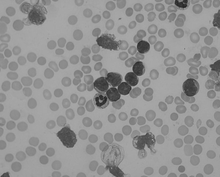
%> input picture HW4/blood_cells.bmp, 220 x 177 px, shrunk from 836 x 672 before the run
$ octave --eval "result = thinning_pre_processing(imread('../HW4/blood_cells.bmp'));"   (GNU Octave 9; MATLAB toolbox functions it lacks are replaced by stand-ins)
%> lines starting %> are read from the running program, lines starting %| are printed output that depends on the picture; in (x1, y1, x2, y2) boxes, pixels count from 0 and x2, y2 are one past the last pixel; in counts of white or black regions, pixels touching at a corner belong together; the program's own positions count from 1
### HW3/dilation.m
%% ------------------------------------------------------------------------%
% EE 569 Homework #3
% Date: Nov. 1, 2015
% Name: Faiyadh Shahid
% ID: 4054-4699-70
% Email: fshahid@usc.edu
%------------------------------------------------------------------------%
function image_dilated = dilation(input_image, window_size)

[row,col,dim] = size(input_image);
mid1 = (window_size-1)/2;
mid2 = (window_size+1)/2;
%% Boundary Extension
extended_img = double(zeros(row+(window_size-1),col+(window_size-1)));
for m = 1:row
    for n = 1:col
        extended_img(m+(window_size-1)/2,n+(window_size-1)/2) = input_image(m,n);
    end
end

% Extend top & bottom rows
for i = 1:mid1
    for j = 1:col+(window_size-1)
        extended_img(i,j) = extended_img((window_size-1)+i,j); %top
    end
end
for i = 1:mid1
    for j = 1:col+(window_size-1)
        extended_img(row+(mid1)+i,j) = extended_img(row+(mid1)-i+1,j); %bottom
    end
end

% Extend left & right columns
for j = 1:mid1
    for i = 1:row
        extended_img(i+(mid1),j) = input_image(i,(mid2)-j); % left
    end
end
for j = 1:mid1
    for i = 1:row
        extended_img(i+(mid1),col+(mid1)+j) = input_image(i,col-(mid1)+j); %right
    end
end

%% Dilation operation
image_dilated = uint8(zeros(row,col));
checker = zeros(window_size,window_size);

for r = 1:row
    for c = 1:col
        for i = 1:window_size
            for j = 1:window_size
                checker(i,j) = extended_img((r+(mid1))-(mid2)+i,(c+(mid1))-(mid2)+j);
            end
        end
                image_dilated(r,c) = max(max(checker));
    end
end
end

### HW3/extension.m
%%%%%%%%%%%%%%%%%%%%%%%%%%%%%%%%%%%%%%%%%%%%%%%%%%%%%%%%%%%%
% EE 569 Homework #3
% Date: Nov. 1, 2015
% Name: Faiyadh Shahid
% ID: 4054-4699-70
% Email: fshahid@usc.edu
%------------------------------------------------------------------------%
function extendedChannel = extension(Channel,Windowsize)

[row col dim]=size(Channel);
ext=(Windowsize-1)/2;
extendedChannel = zeros(row+2*ext,col+2*ext);

for r=1:row
    for c=1:col
        extendedChannel(r+ext,c+ext)=Channel(r,c);
    end
end

%Top
for i=1:ext
    for c=1:col
        extendedChannel(i,c+ext)=Channel(ext+1-i,c);
    end
end

%Bottom
for i=row-ext+1:row
    for c=1:col
        extendedChannel(ext+2*row-i+1,c+ext)=Channel(i,c);
    end
end

%Left
for i=1:ext
    for r=1:row
        extendedChannel(r+ext,i)=Channel(r,ext+1-i);
    end
end

%Right
for i=col-ext+1:col
    for r=1:row
        extendedChannel(r+ext,ext+2*col-i+1)=Channel(r,i);
    end
end

%Null Spaces
extendedChannel(1:ext,1:ext)=Channel(1:ext,1:ext);
extendedChannel(1:ext,col+ext+1:col+2*ext)=Channel(1:ext,col-ext+1:col);
extendedChannel(row+ext+1:row+2*ext,1:ext)=Channel(row-ext+1:row,1:ext);
extendedChannel(row+ext+1:row+2*ext,col+ext+1:col+2*ext)=Channel(row-ext+1:row,col-ext+1:col);

### HW3/gaussianFilter3.m
%%%%%%%%%%%%%%%%%%%%%%%%%%%%%%%%%%%%%%%%%%%%%%%%%%%%%%%%%%%%
% EE 569 Homework #3
% Date: Nov. 1, 2015
% Name: Faiyadh Shahid
% ID: 4054-4699-70
% Email: fshahid@usc.edu
%------------------------------------------------------------------------%
function [ Channel_Filtered] = gaussianFilter3(CHANNEL)
% WINDOWSIZE should be the length of the entire window, such as
% 3x3 should be written as 9.

% Necessary Parameters

extendedChannel = extension(CHANNEL,3);
Channel_Filtered = zeros(size(extendedChannel));

% [22 lines of commented-out code are left out]

 for r= 1:size(extendedChannel,1)-2
    for c=1:size(extendedChannel,2)-2
        window=zeros(9,1);
        count=1;
        sum =0;
        for i=1:3
            for j=1:3
                window(count)=extendedChannel(r+i-1,c+j-1);
                sum = sum + window(count);
                count=count+1;
            end
        end
        meanValue=floor(sum/(9));
        Channel_Filtered(r,c)=meanValue;
    end
 end
 Channel_Filtered = uint8(Channel_Filtered(2:size(CHANNEL,1)+1,2:size(CHANNEL,2)+1));
end

### HW3/thinning_pre_processing.m
%% ------------------------------------------------------------------------%
% EE 569 Homework #3
% Date: Nov. 1, 2015
% Name: Faiyadh Shahid
% ID: 4054-4699-70
% Email: fshahid@usc.edu
%------------------------------------------------------------------------%

function preprocessed_image = thinning_pre_processing( input_image )

filled_image = dilation(input_image,3);
%> after the loop in dilation, `for i = 1:mid1`: extended_img: size 179x222 double; min 0, max 180, mean 144.8
%> after the loop in dilation, `for i = 1:mid1`: extended_img: size 179x222 double; min 0, max 180, mean 145.6
%> after the loop in dilation, `for j = 1:mid1`: extended_img: size 179x222 double; min 0, max 180, mean 146.3
%> after the loop in dilation, `for j = 1:mid1`: extended_img: size 179x222 double; min 0, max 180, mean 146.9
%> after the loop in dilation, `for r = 1:row`: checker = [160 157 157; 159 158 158; 159 158 0]
filled_image = dilation(filled_image,3);
%> call 2 of dilation, with window_size = 3
%> after the loop in dilation (call 2), `for i = 1:mid1`: extended_img: size 179x222 double; min 0, max 180, mean 153.1
%> after the loop in dilation (call 2), `for i = 1:mid1`: extended_img: size 179x222 double; min 0, max 180, mean 153.9
%> after the loop in dilation (call 2), `for j = 1:mid1`: extended_img: size 179x222 double; min 0, max 180, mean 154.6
%> after the loop in dilation (call 2), `for j = 1:mid1`: extended_img: size 179x222 double; min 0, max 180, mean 155.2
%> after the loop in dilation (call 2), `for r = 1:row`:
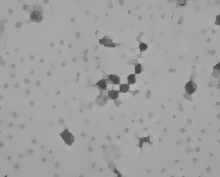
%> image_dilated: size 177x220 uint8; min 65, max 180, mean 160.1
%> after the loop in dilation (call 2), `for r = 1:row`: checker = [160 160 160; 160 160 160; 160 160 0]

smoothened_image = gaussianFilter3(filled_image);
%> after the loop in extension, `for i=1:ext`: extendedChannel: size 179x222 double; min 0, max 180, mean 157.8
%> after the loop in extension, `for i=row-ext+1:row`: extendedChannel: size 179x222 double; min 0, max 180, mean 158.7
%> after the loop in extension, `for i=1:ext`: extendedChannel: size 179x222 double; min 0, max 180, mean 159.4
%> after the loop in extension, `for i=col-ext+1:col`: extendedChannel: size 179x222 double; min 0, max 180, mean 160
%> in extension, `extendedChannel(1:ext,1:ext)=Channel(1:ext,1:ext);`: extendedChannel: size 179x222 double; min 0, max 180, mean 160; mean of the top-left, top-right, bottom-left and bottom-right quarters 160.9, 159.2, 160.2, 159.9
%> in extension, `extendedChannel(row+ext+1:row+2*ext,col+ext+1:col+2*ext)=Channel(row-e..`: extendedChannel: size 179x222 double; min 65, max 180, mean 160
%> after the loop in gaussianFilter3, `for r= 1:size(extendedChannel,1)-2`: window = [160; 160; 160; 160; 160; 160; 160; 160; 160]
smoothened_image = gaussianFilter3(smoothened_image);
%> call 2 of extension, with Windowsize = 3
%> after the loop in extension (call 2), `for i=1:ext`: extendedChannel: size 179x222 double; min 0, max 180, mean 155.9
%> after the loop in extension (call 2), `for i=1:ext`:
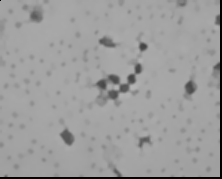
%> extendedChannel: size 179x222 double; min 0, max 180, mean 156.6; mean of the top-left, top-right, bottom-left and bottom-right quarters 160.5, 156.2, 156.3, 153.4
%> in extension (call 2), `extendedChannel(1:ext,1:ext)=Channel(1:ext,1:ext);`: extendedChannel: size 179x222 double; under 0.01% of pixels changed, all inside (x1, y1, x2, y2) = (0, 0, 1, 1)
%> after the loop in gaussianFilter3 (call 2), `for r= 1:size(extendedChannel,1)-2`:
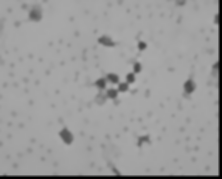
%> Channel_Filtered: size 179x222 double; min 0, max 180, mean 154.6; mean of the top-left, top-right, bottom-left and bottom-right quarters 160.1, 154.3, 154.1, 150.1
%> after the loop in gaussianFilter3 (call 2), `for r= 1:size(extendedChannel,1)-2`: window = [160; 0; 0; 0; 0; 0; 0; 0; 0]
% smoothened_image = gaussianFilter3(smoothened_image);

figure; imshow(logical(smoothened_image));title('Smoothened image 01');

Dilated_image = erosion(smoothened_image,3);

preprocessed_image = imdilate(Dilated_image,strel('line',11,7));
figure; imshow(preprocessed_image);title('MATLAB dilation image');

end

function image_eroded = erosion(input_image, window_size)

[row,col,dim] = size(input_image);
mid1 = (window_size-1)/2;
mid2 = (window_size+1)/2;
%% Boundary Extension
extended_img = zeros(row+(window_size-1),col+(window_size-1));
for r = 1:row
    for c = 1:col
        extended_img(r+mid1,c+mid1) = input_image(r,c);
    end
end

% Extend top & bottom rows
for i = 1:mid1
    for j = 1:col+(window_size-1)
        extended_img(i,j) = extended_img((window_size-1)+i,j); %top
    end
end
for i = 1:mid1
    for j = 1:col+(window_size-1)
        extended_img(row+(mid1)+i,j) = extended_img(row+(mid1)-i+1,j); %bottom
    end
end

% Extend left & right columns
for j = 1:mid1
    for i = 1:row
        extended_img(i+(mid1),j) = input_image(i,(mid2)-j); % left
    end
end
for j = 1:mid1
    for i = 1:row
        extended_img(i+(mid1),col+(mid1)+j) = input_image(i,col-(mid1)+j); % right
    end
end

%% Erosion operation
image_eroded = uint8(zeros(row,col));
checker = zeros(window_size,window_size);

for r = 1:row
    for c = 1:col
        for i = 1:window_size
            for j = 1:window_size
                checker(i,j) = extended_img((r+(mid1))-(mid2)+i,(c+(mid1))-(mid2)+j);
            end
        end
                image_eroded(r,c) = min(min(checker));
    end
end
end
%> in thinning_pre_processing, `imshow(logical(smoothened_image))`:
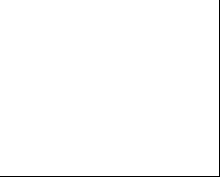
%> displayed picture: size 177x220 logical; 99% white; black in thin lines or dots
%> after the loop in erosion, `for i = 1:mid1`: extended_img: size 179x222 double; min 0, max 180, mean 153.9; mean of the top-left, top-right, bottom-left and bottom-right quarters 158.7, 154.3, 152.7, 150.1
%> after the loop in erosion, `for j = 1:mid1`:
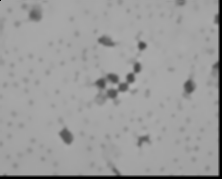
%> extended_img: size 179x222 double; min 0, max 180, mean 154.6; mean of the top-left, top-right, bottom-left and bottom-right quarters 160.1, 154.3, 154.1, 150.1
%> after the loop in erosion, `for r = 1:row`:
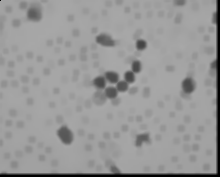
%> image_eroded: size 177x220 uint8; min 0, max 175, mean 151.7
%> after the loop in erosion, `for r = 1:row`: checker = [17 0 0; 0 0 0; 0 0 0]
%> in thinning_pre_processing, `preprocessed_image = imdilate(Dilated_image,strel('line',11,7));`:
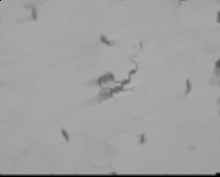
%> preprocessed_image: size 177x220 uint8; min 0, max 175, mean 160.6
